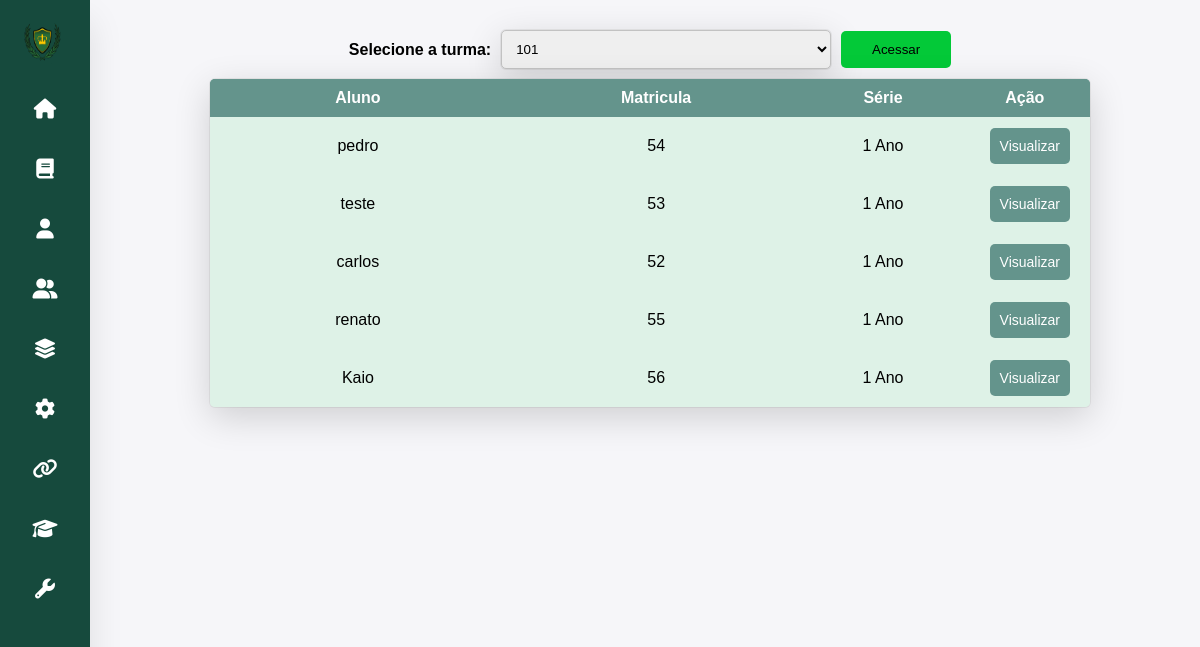
/escola/admin/boletim/boletim.php?turma=1 (signed in), run on the app's committed database.
### tables this page shows
CREATE TABLE `alunos` (
  `nome` char(85) NOT NULL,
  `login` varchar(12) NOT NULL,
  `senha` varchar(60) NOT NULL,
  `matricula` int(8) NOT NULL,
  `turma` char(20) NOT NULL,
  `serie` char(20) NOT NULL,
  `segmento` char(35) NOT NULL,
  `status` char(12) NOT NULL
);

CREATE TABLE `series` (
  `id` int(12) NOT NULL,
  `serie` int(10) NOT NULL,
  `segmento` char(35) NOT NULL
);

### escola/admin/boletim/boletim.php (the view, shortened to what this page needs)
<!DOCTYPE html>
<html lang="pt-BR">
<head>
    <link rel="stylesheet" href="boletim.css">
</head>
<body>
    <?php
        require "../functions/navbar.php";
    ?>
    <div class="box">
        <main>
        <form action="boletim.php" method="get" id="form">
            <div class="inputs">
                <h4>Selecione a turma:</h4>
                <select name="turma" id="turma">
                    <?php
                        require '../../connect/connect.php';
                        $sql = "SELECT * FROM turmas ORDER BY turma ASC;";
                        $result = mysqli_query($conn, $sql);
                        while($row = mysqli_fetch_assoc($result)){
                            echo '<option value="'. $row['id'] .'">'. $row['turma'] .'</option>';
                        }
                    ?>
                </select>
                <button>Acessar</button>
            </div>
        </form>
        <?php
            require '../../connect/connect.php';
            if(isset($_GET['turma'])){
                $turma = $_GET['turma'];
                $sql = "SELECT * FROM alunos WHERE turma IN (SELECT turma FROM turmas WHERE id = '$turma');";
                $result = mysqli_query($conn, $sql);
                if(mysqli_num_rows($result) > 0){
                    echo "<table class='scrollable-table'>";
                    echo "<tr class='titleTr'><th class='title'>Aluno</th><th class='title'>Matricula</th><th class='title'>Série</th><th class='title'>Ação</th></tr>";
                    while($row_aluno = mysqli_fetch_assoc($result)){
                        $idaluno = $row_aluno['matricula'];
                        $sql_serie = "SELECT * FROM series WHERE id = '{$row_aluno['serie']}';";
                        $result_serie = mysqli_query($conn, $sql_serie);
                        $newrow = mysqli_fetch_assoc($result_serie);
                        echo "<tr>";
                        echo "<td>";
                        echo $row_aluno['login'];
                        echo "</td>";
                        echo "<td>";
                        echo $row_aluno['matricula'];
                        echo "</td>";
                        echo "<td>";
                        echo $newrow['serie'] . " Ano";
                        echo "</td>";
                        echo "<td class='ancora'>";
                        echo '<a id="visualizar" href="detalhes.php?id='. $idaluno .'&turma='. $turma .'">Visualizar</a>';
                        echo "</td>";
                        echo "</tr>";
                    }
                }else{
                    header('Location: boletim.php?error=Nenhum usuário cadastrado nessa turma!');
                    exit();
                }
            }
        ?>
        </main>
    </div>
</body>
</html>

### escola/admin/boletim/boletim.css (style rules this page uses)
* { padding: 0; margin: 0; box-sizing: border-box; font-family: sans-serif; text-decoration: none; }
body { background: #f6f6f9; overflow: hidden; }
.box { margin-left: 100px; }
table { background-color: #def2e7; margin-top: 10px; margin-bottom: 10px; min-width: 80%; border-radius: 5px; box-shadow: rgba(0, 0, 0, 0.16) 0px 10px 36px 0px, rgba(0, 0, 0, 0.06) 0px 0px 0px 1px; border-collapse: collapse; border-spacing: 0; }
table td { background-color: #def2e7; border: 0; padding: 10px; width: 40%; text-align: center; padding: 10px; }
.scrollable-table { display: grid; max-height: 650px; overflow: auto; overflow-x: hidden; }
main { display: flex; align-items: center; justify-content: center; flex-direction: column; }
form { width: 100%; }
.inputs { width: 100%; display: flex; align-items: center; justify-content: center; margin-top: 30px; }
form .inputs select { padding: 10px; border: 1px solid #c2c2c2; width: 30%; border-radius: 5px; box-shadow: rgba(0, 0, 0, 0.16) 0px 10px 36px 0px, rgba(0, 0, 0, 0.06) 0px 0px 0px 1px; }
h4 { margin-right: 10px; }
.inputs button { width: 10%; background-color: #03c938; padding: 11px; border-radius: 5px; border: 0; margin-left: 10px; }
main a { background-color: #64948c; padding: 10px; border-radius: 5px; border: 0; margin-left: 10px; font-size: 14px; color: #fff; }
.ancora { background-color: #def2e7; padding: 20px; }
.title { background-color: #64948c; color: white; padding: 10px; }
.titleTr { background-color: #64948c; }

### data on the page
alunos: login "pedro", matricula "54", series.serie "1"
alunos: login "teste", matricula "53", series.serie "1"
alunos: login "carlos", matricula "52", series.serie "1"
alunos: login "renato", matricula "55", series.serie "1"
alunos: login "Kaio", matricula "56", series.serie "1"

### other printed values
form field turma "101"
